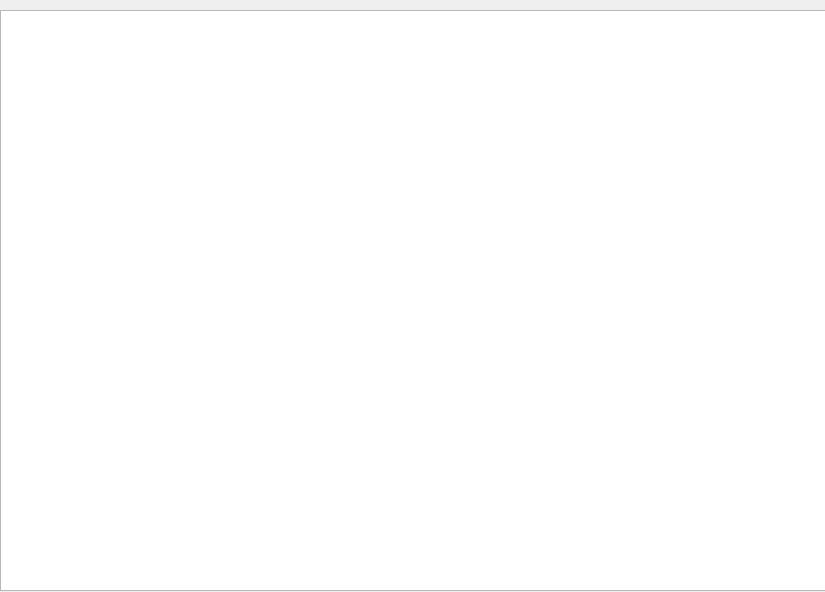
<?xml version="1.0" encoding="UTF-8"?>
<ui version="4.0">
 <class>EmployeeAttendanceWidget</class>
 <widget class="QWidget" name="EmployeeAttendanceWidget">
  <property name="geometry">
   <rect>
    <x>0</x>
    <y>0</y>
    <width>825</width>
    <height>592</height>
   </rect>
  </property>
  <property name="windowTitle">
   <string>EmployeeAttendanceWidget</string>
  </property>
  <widget class="QTableView" name="attendanceLogTableView">
   <property name="geometry">
    <rect>
     <x>0</x>
     <y>10</y>
     <width>831</width>
     <height>581</height>
    </rect>
   </property>
  </widget>
 </widget>
 <resources/>
 <connections/>
</ui>
